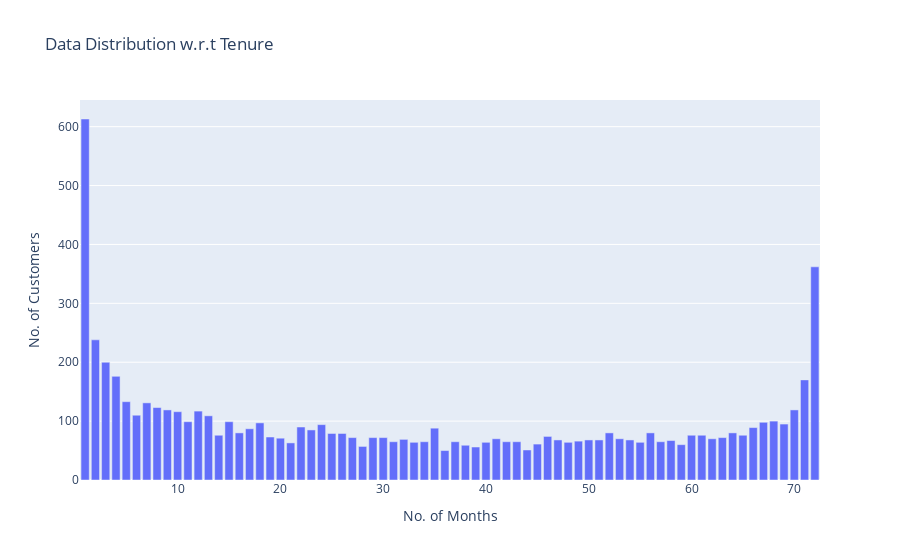

The notebook cell this image was saved under:
### Code cell
tenure_distribution = dataset_copy['tenure'].value_counts()
fig = px.bar(tenure_distribution,
    title="Data Distribution w.r.t Tenure",
    labels={
        "index": "months",
        "value": "customers"
    }
)
fig.update_layout(
    xaxis_title="No. of Months",
    yaxis_title="No. of Customers",
    showlegend=False
)
fig.show()

### Figure 1 — Plotly figure (JSON) as saved in the notebook; plotly's stock layout.template omitted (floating-point values rounded to 4 significant figures)
{"data": [{"alignmentgroup": "True", "hovertemplate": "variable=tenure<br>months=%{x}<br>customers=%{y}<extra></extra>", "legendgroup": "tenure", "marker": {"color": "#636efa", "pattern": {"shape": ""}}, "name": "tenure", "offsetgroup": "tenure", "orientation": "v", "showlegend": true, "textposition": "auto", "type": "bar", "x": [1, 72, 2, 3, 4, 71, 5, 7, 8, 70, 9, 12, 10, 6, 13, 68, 11, 15, 67, 18, 69, 24, 22, 66, 35, 17, 23, 16, 64, 56, 52, 26, 25, 61, 14, 65, 60, 46, 19, 29, 27, 30, 63, 20, 53, 62, 41, 32, 50, 47, 51, 54, 58, 49, 57, 31, 37, 42, 34, 43, 33, 55, 48, 40, 21, 45, 59, 38, 28, 39, 44, 36], "xaxis": "x", "y": [613, 362, 238, 200, 176, 170, 133, 131, 123, 119, 119, 117, 116, 110, 109, 100, 99, 99, 98, 97, 95, 94, 90, 89, 88, 87, 85, 80, 80, 80, 80, 79, 79, 76, 76, 76, 76, 74, 73, 72, 72, 72, 72, 71, 70, 70, 70, 69, 68, 68, 68, 68, 67, 66, 65, 65, 65, 65, 65, 65, 64, 64, 64, 64, 63, 61, 60, 59, 57, 56, 51, 50], "yaxis": "y"}], "layout": {"barmode": "relative", "legend": {"title": {"text": "variable"}, "tracegroupgap": 0}, "showlegend": false, "title": {"text": "Data Distribution w.r.t Tenure"}, "xaxis": {"anchor": "y", "domain": [0, 1], "title": {"text": "No. of Months"}}, "yaxis": {"anchor": "x", "domain": [0, 1], "title": {"text": "No. of Customers"}}}}
